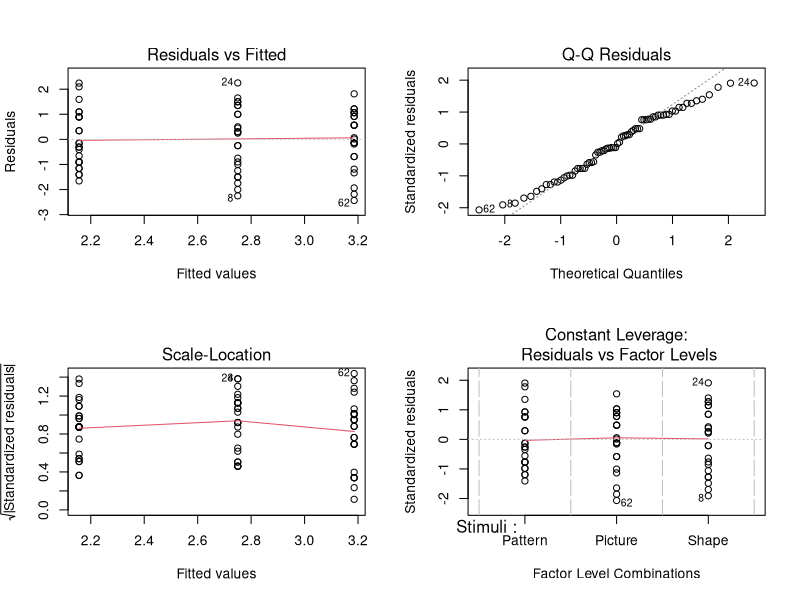

This chart was generated by the following R code:
# Create a data frame
data <- data.frame(
  ID = 1:36,
  Stimuli = rep(c(rep("Shape", 8), rep("Pattern", 8), rep("Picture", 8)), each = 3),
  Time = c(2, 0.75, 1.25, 1, 1.5, 1.25, 1.75, 0.5, 2.5, 3.25, 1.85, 3.05, 2.5, 3, 4.1, 3.75, 4.25, 4.1, 4.25, 4.4, 3.75, 3.05, 3.2, 5, 2, 0.75, 1.25, 1, 2.5, 3.25, 1.85, 3.05, 4.25, 4.4, 3.75, 3.05)
)

# Check the structure of the data
str(data)

# Check summary statistics
summary(data)

# Conduct one-way ANOVA
anova_result <- aov(Time ~ Stimuli, data = data)

# Check assumptions and diagnostics
par(mfrow = c(2, 2))
plot(anova_result)
summary(anova_result)

# Levene's test for homogeneity of variances
library(car)
leveneTest(Time ~ Stimuli, data = data)

#Normality Shapiro
shapiro.test(residuals(anova_result))